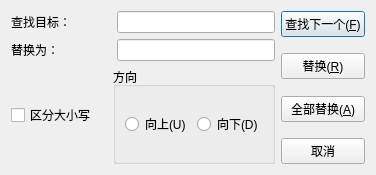
<?xml version="1.0" encoding="UTF-8"?>
<ui version="4.0">
 <class>ReplaceDialog</class>
 <widget class="QDialog" name="ReplaceDialog">
  <property name="geometry">
   <rect>
    <x>0</x>
    <y>0</y>
    <width>376</width>
    <height>175</height>
   </rect>
  </property>
  <property name="maximumSize">
   <size>
    <width>425</width>
    <height>176</height>
   </size>
  </property>
  <property name="windowTitle">
   <string>替换</string>
  </property>
  <property name="windowIcon">
   <iconset resource="res.qrc">
    <normaloff>:/images/替换.png</normaloff>:/images/替换.png</iconset>
  </property>
  <layout class="QHBoxLayout" name="horizontalLayout_6">
   <item>
    <layout class="QHBoxLayout" name="horizontalLayout_5">
     <item>
      <layout class="QVBoxLayout" name="verticalLayout_3">
       <item>
        <layout class="QVBoxLayout" name="verticalLayout">
         <item>
          <layout class="QHBoxLayout" name="horizontalLayout_2">
           <item>
            <widget class="QLabel" name="label_2">
             <property name="sizePolicy">
              <sizepolicy hsizetype="Fixed" vsizetype="Preferred">
               <horstretch>0</horstretch>
               <verstretch>0</verstretch>
              </sizepolicy>
             </property>
             <property name="minimumSize">
              <size>
               <width>100</width>
               <height>0</height>
              </size>
             </property>
             <property name="maximumSize">
              <size>
               <width>100</width>
               <height>16777215</height>
              </size>
             </property>
             <property name="text">
              <string>查找目标：</string>
             </property>
            </widget>
           </item>
           <item>
            <widget class="QLineEdit" name="searchText"/>
           </item>
          </layout>
         </item>
         <item>
          <layout class="QHBoxLayout" name="horizontalLayout">
           <item>
            <widget class="QLabel" name="label">
             <property name="sizePolicy">
              <sizepolicy hsizetype="Fixed" vsizetype="Fixed">
               <horstretch>0</horstretch>
               <verstretch>0</verstretch>
              </sizepolicy>
             </property>
             <property name="minimumSize">
              <size>
               <width>100</width>
               <height>0</height>
              </size>
             </property>
             <property name="maximumSize">
              <size>
               <width>100</width>
               <height>16777215</height>
              </size>
             </property>
             <property name="text">
              <string>替换为：</string>
             </property>
            </widget>
           </item>
           <item>
            <widget class="QLineEdit" name="replaceText"/>
           </item>
          </layout>
         </item>
        </layout>
       </item>
       <item>
        <layout class="QHBoxLayout" name="horizontalLayout_4">
         <item>
          <widget class="QCheckBox" name="checkBox">
           <property name="text">
            <string>区分大小写</string>
           </property>
          </widget>
         </item>
         <item>
          <widget class="QGroupBox" name="groupBox">
           <property name="title">
            <string>方向</string>
           </property>
           <layout class="QHBoxLayout" name="horizontalLayout_3">
            <item>
             <widget class="QRadioButton" name="rbup">
              <property name="text">
               <string>向上(U)</string>
              </property>
             </widget>
            </item>
            <item>
             <widget class="QRadioButton" name="rbdown">
              <property name="text">
               <string>向下(D)</string>
              </property>
             </widget>
            </item>
           </layout>
          </widget>
         </item>
        </layout>
       </item>
      </layout>
     </item>
     <item>
      <layout class="QVBoxLayout" name="verticalLayout_2">
       <item>
        <widget class="QPushButton" name="btFindNext">
         <property name="text">
          <string>查找下一个(&amp;F)</string>
         </property>
        </widget>
       </item>
       <item>
        <spacer name="verticalSpacer">
         <property name="orientation">
          <enum>Qt::Orientation::Vertical</enum>
         </property>
         <property name="sizeHint" stdset="0">
          <size>
           <width>20</width>
           <height>40</height>
          </size>
         </property>
        </spacer>
       </item>
       <item>
        <widget class="QPushButton" name="replace">
         <property name="text">
          <string>替换(&amp;R)</string>
         </property>
        </widget>
       </item>
       <item>
        <spacer name="verticalSpacer_2">
         <property name="orientation">
          <enum>Qt::Orientation::Vertical</enum>
         </property>
         <property name="sizeHint" stdset="0">
          <size>
           <width>20</width>
           <height>40</height>
          </size>
         </property>
        </spacer>
       </item>
       <item>
        <widget class="QPushButton" name="allreplace">
         <property name="text">
          <string>全部替换(&amp;A)</string>
         </property>
        </widget>
       </item>
       <item>
        <spacer name="verticalSpacer_3">
         <property name="orientation">
          <enum>Qt::Orientation::Vertical</enum>
         </property>
         <property name="sizeHint" stdset="0">
          <size>
           <width>20</width>
           <height>40</height>
          </size>
         </property>
        </spacer>
       </item>
       <item>
        <widget class="QPushButton" name="btCancel">
         <property name="text">
          <string>取消</string>
         </property>
        </widget>
       </item>
      </layout>
     </item>
    </layout>
   </item>
  </layout>
 </widget>
 <resources>
  <include location="res.qrc"/>
 </resources>
 <connections/>
</ui>
